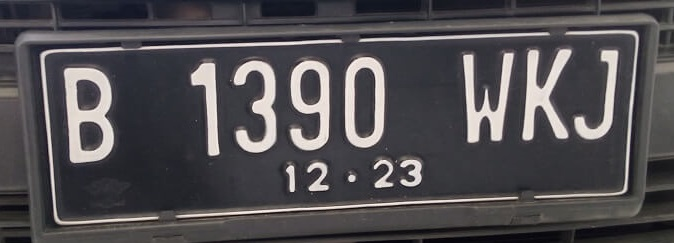
#> input picture Latihan2/plat nomor kendaraan.jpg, 674 x 243 px, found by its file name
$ python Soal5.py
#> lines starting #> are read from the running program, lines starting #| are printed output that depends on the picture
# 5220411117
# Wasthutatya
# Soal 5
# Melakukan gausian blur
import cv2
citra = cv2.imread("Latihan2/plat nomor kendaraan.jpg")
#> citra is the input picture: shape (243, 674, 3); mean B, G, R 80.9, 77.8, 80.4

gray = cv2.cvtColor(citra,cv2.COLOR_RGB2GRAY)
# image
(h, w) = citra.shape[:2]
#> h = 243; w = 674
(cX, cY) = (w // 2, h // 2)
#> cX = 337; cY = 121
M = cv2.getRotationMatrix2D((cX, cY), -5, 1.0)
rotated = cv2.warpAffine(gray, M, (w, h))
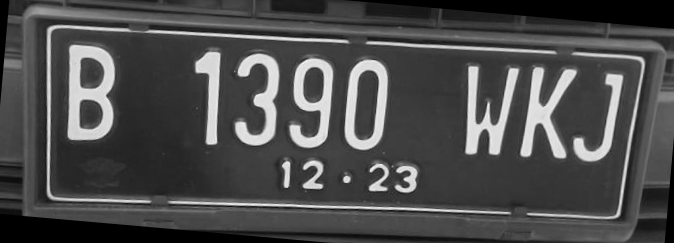
#> rotated: shape (243, 674); min 0, max 245, mean 76.3

# Soal 5 mulai
Gaussian = cv2.GaussianBlur(rotated, (7, 7), 0)
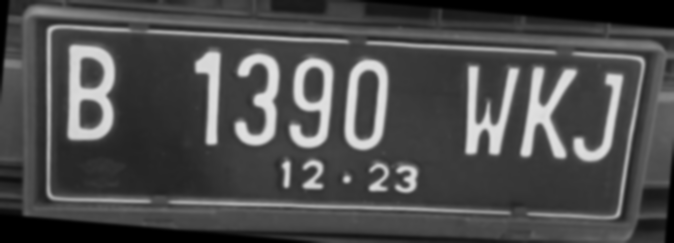
#> Gaussian: shape (243, 674); min 0, max 226, mean 76.3

cv2.imshow("Plat - Rotated", rotated)
cv2.imshow("Plat - Gaussian", Gaussian)
cv2.waitKey()
# Soal 5 selesai
